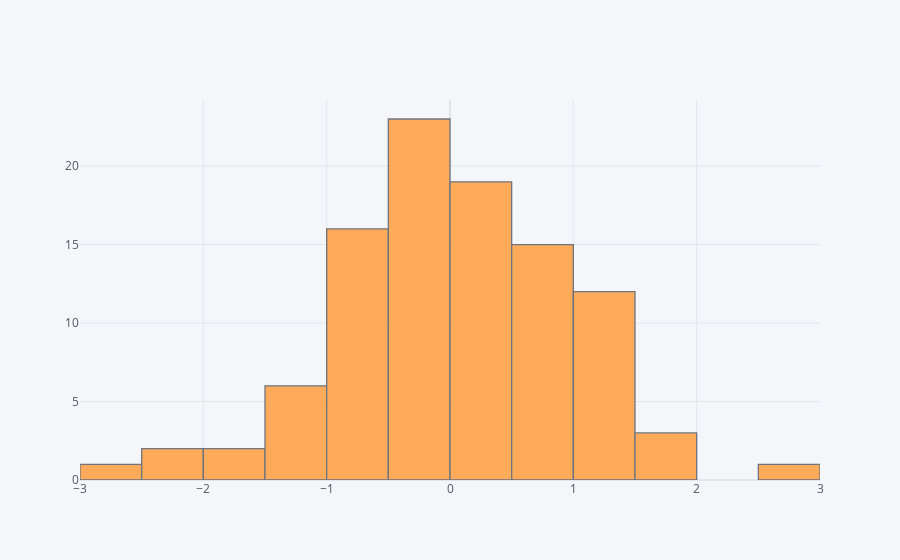

The cell this chart's notebook holds for it:
### Code cell
df['A'].iplot(kind='hist',bins=24)

### Figure 1 — Plotly figure (JSON) as saved in the notebook; plotly's stock layout.template omitted (floating-point values rounded to 4 significant figures)
{"data": [{"histfunc": "count", "histnorm": "", "marker": {"color": "rgba(255, 153, 51, 1.0)", "line": {"color": "#4D5663", "width": 1.3}}, "name": "A", "nbinsx": 24, "opacity": 0.8, "orientation": "v", "type": "histogram", "x": [0.8903, 1.743, -0.8131, 0.3286, 0.1793, -0.5659, 0.5108, -2.317, -0.5167, 0.1783, 0.159, 1.244, -0.7232, -0.08924, -0.01263, 2.988, -0.2629, -1.565, -1.015, 0.6262, -1.23, 0.6498, -0.1352, 1.422, 1.161, -0.2685, -0.09516, 0.1402, -0.03687, 0.4079, 0.8472, -0.2473, -0.7645, -0.3006, 1.219, -0.4541, -0.558, 0.02767, -0.3504, -0.4401, -0.05635, -2.53, 0.9015, -0.5257, 1.926, 0.293, 1.272, 1.172, 1.464, -0.8415, 0.9556, 0.8644, 1.064, 0.06066, -0.788, 0.6139, 0.3439, -0.05781, -1.461, 0.5101, 1.003, -0.5131, -0.7078, 0.06236, -0.1553, -0.254, -0.6382, 0.3048, -0.8799, 0.2365, -0.09891, 0.03578, 1.405, -1.754, 1.743, -0.3045, -0.1185, -1.447, -0.08576, -1.258, 0.4531, 0.09246, -0.3863, -0.02667, 1.3, -2.362, 0.4902, 0.2675, 0.9878, -0.7826, 0.8631, -1.385, -0.1142, -0.5095, 0.7521, 0.6276, -0.7563, 1.128, 0.2798, 0.5475]}], "layout": {"barmode": "overlay", "legend": {"bgcolor": "#F5F6F9", "font": {"color": "#4D5663"}}, "paper_bgcolor": "#F5F6F9", "plot_bgcolor": "#F5F6F9", "title": {"font": {"color": "#4D5663"}}, "xaxis": {"gridcolor": "#E1E5ED", "showgrid": true, "tickfont": {"color": "#4D5663"}, "title": {"font": {"color": "#4D5663"}, "text": ""}, "zerolinecolor": "#E1E5ED"}, "yaxis": {"gridcolor": "#E1E5ED", "showgrid": true, "tickfont": {"color": "#4D5663"}, "title": {"font": {"color": "#4D5663"}, "text": ""}, "zerolinecolor": "#E1E5ED"}}}
